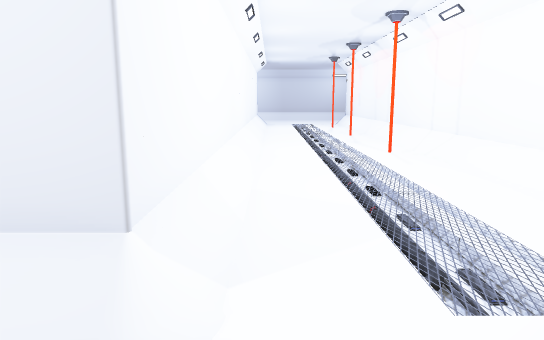
View 1 (above)

24 first-person views from a walk through a Unity game level. The camera is 1.5 m above the floor, tilts 10° down and sees 70° across. The floor is counted in squares, 1 m on a side. Each view is taken from the middle of a square. On the plan, view 1 faces up. The plan holds only what a view shows up to about 17 squares ahead; the rest is blank. The player is left out. Some surface patterns are stand-ins.

View 2
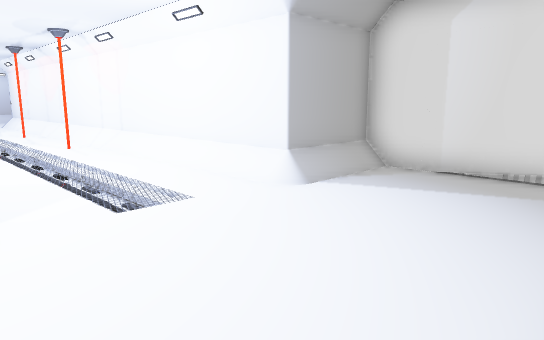

View 3
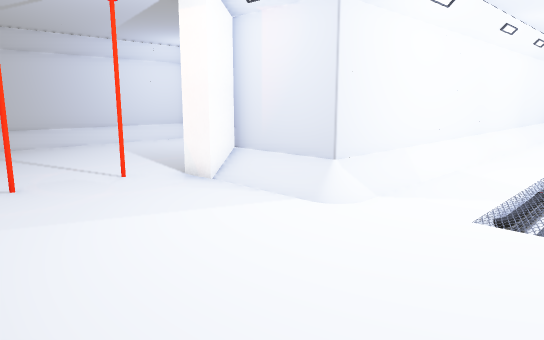

View 4
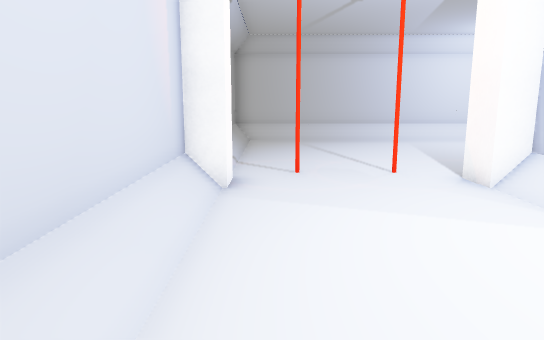

View 5
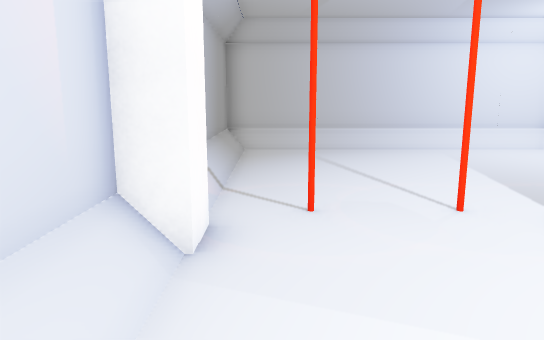

View 6
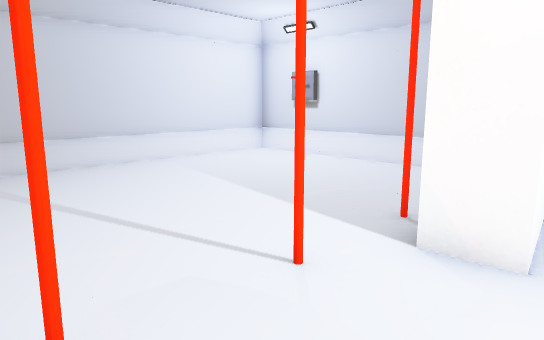

View 7
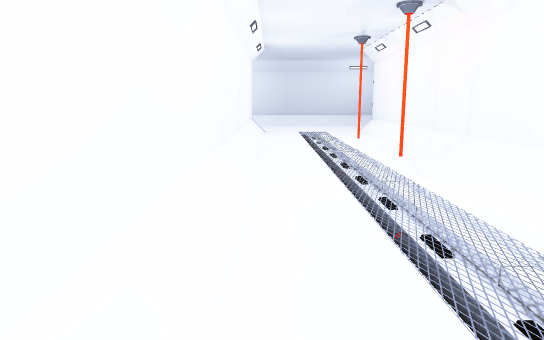

View 8
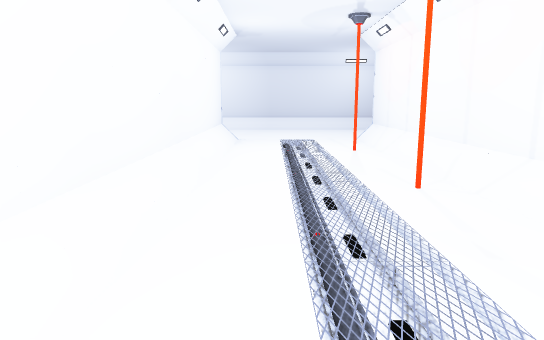

View 9
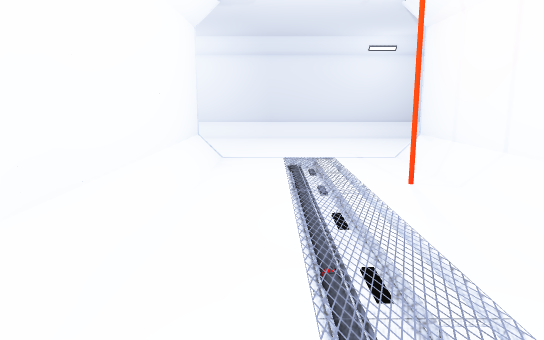

View 10
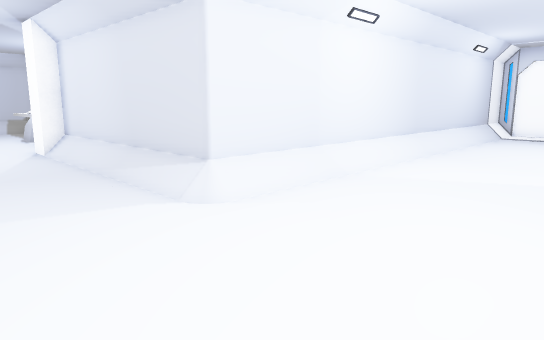

View 11
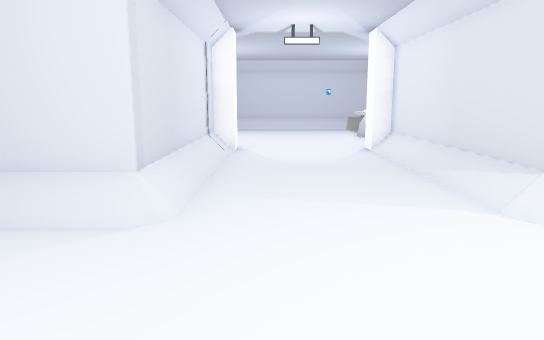

View 12
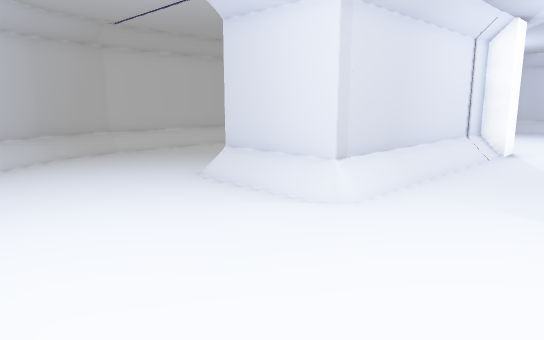

View 13
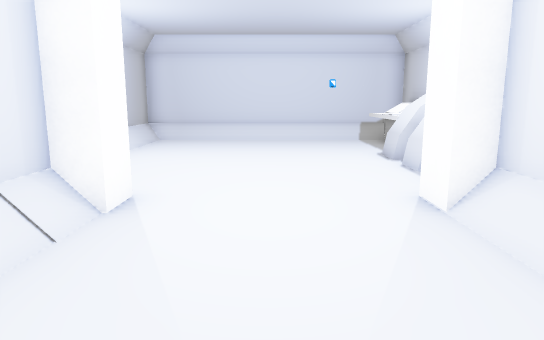

View 14
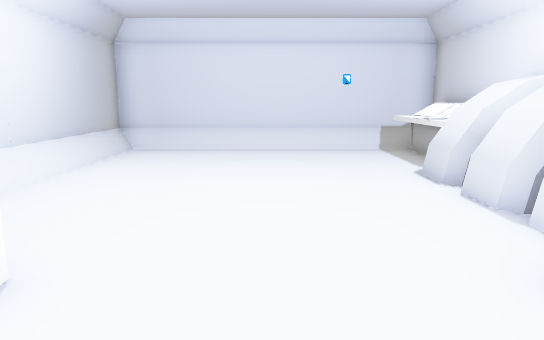

View 15
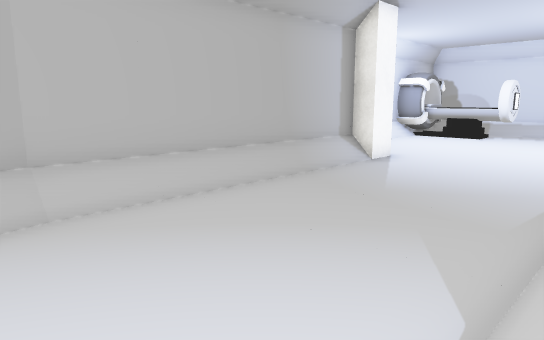

View 16
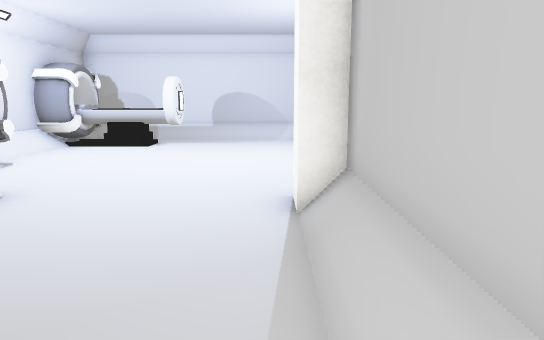

View 17
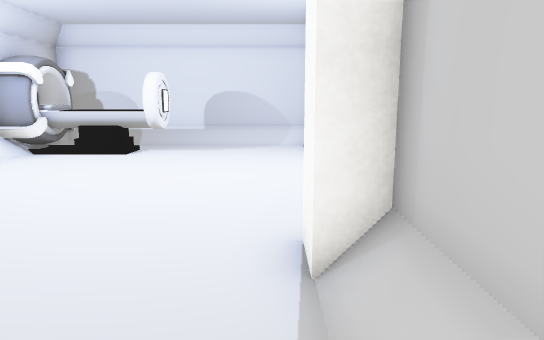

View 18
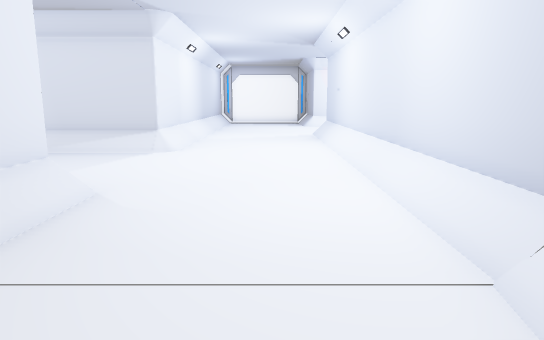

View 19
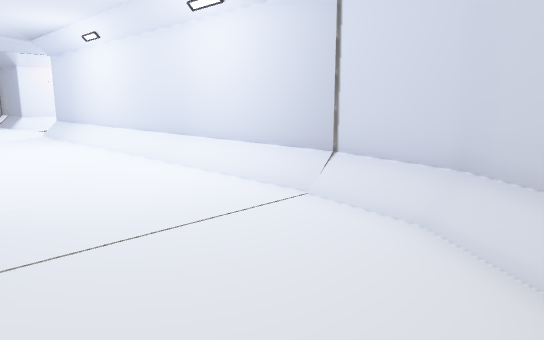

View 20
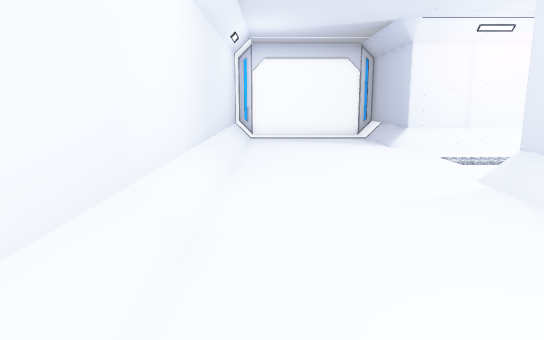

View 21
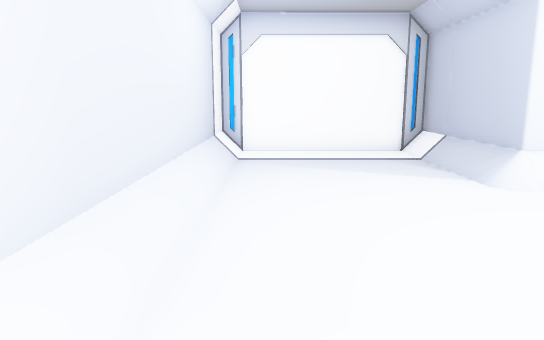

View 22
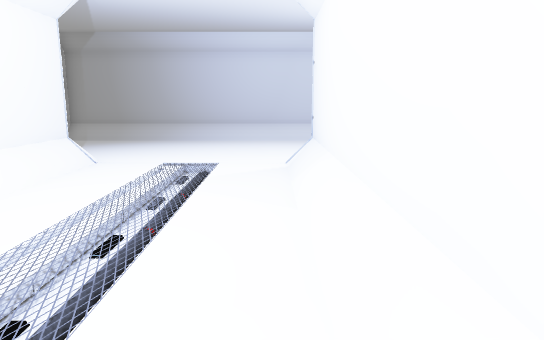

View 23
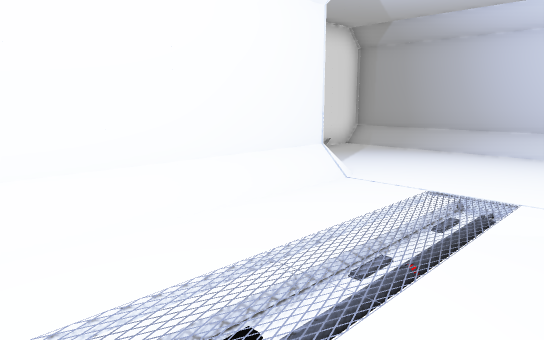

View 24
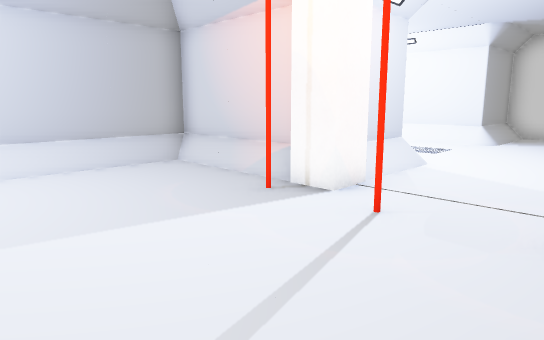

### Floor plan
Key: @ floor where view 1 was taken; # wall or solid block; . main floor; - floor 0.25 m lower than the main floor; / step, stairs or slope; C computer; O other object.
Columns run from 25 left of view 1 to 10 right of it. Each row starts with its distance up from view 1.
 51  ####################
 50  O......./#........C#
 49  OO OO.../#........CC
 48 OOOOOO.../#........CC
 47 #/......./#........C
 46 #/......./#........#
 45  O......./#........##
 44  O......./ ........#
 43   ......./ ........#
 42    ......   .......
 41    #.....#  #.....#
 40    #.....#  #.....#
 39    #.....#  #.....#
 38    #.....#  #.....#
 37    #.....#  #.....#
 36    #.....#  #.....#
 35    #.....   #.....#
 34    #.....   #.....#
 33    #.....####.....###############OO
 32    #.....////.....///////////////O O
 31    #/............................. O
 30    #/............................. O
 29    ##/............................ O
 28       /........................... O
 27       ##/////////////////.....///O O
 26        ##################..-..###OOO
 25                         #..-..#
 24                         #..-..#
 23                         #..-#.#
 22                         #..-..#
 21                         #..-..#
 20                         #..-..#
 19                         #..-..#
 18                         #..-..#
 17                         #..-..#
 16                         #..-..#
 15                         #..-..#
 14                         #..-..#
 13                         #..-..#
 12                         #..-..#
 11                         #..-..#
 10                         #..-..#
  9                         #..-..#
  8             ##########  #..-..#
  7             #////////#  #..-..#
  6             #........#  #..-..#
  5             #........#  #..-..#
  4             #........#  #..-..#
  3             #........####..-..####
  2             #........#///.....///#
  1             #.......#............#
  0             #............@.......#
 -1             #.......#............#
 -2             #....................#
 -3             #////////#///////////#
 -4             #####    #############

Positions as (right, up) in squares from view 1, and headings:
1: (0, 0), facing up
2: (-1, -3), facing up-right
3: (3, -3), facing up-left
4: (3, -2), facing left
5: (0, -2), facing left
6: (-3, -2), facing up-left
7: (0, 7), facing up
8: (1, 11), facing up
9: (1, 16), facing up
10: (-11, 27), facing up-right
11: (-11, 27), facing up
12: (-9, 27), facing up-left
13: (-10, 35), facing up
14: (-10, 38), facing up
15: (-16, 31), facing up-left
16: (-17, 35), facing up
17: (-17, 37), facing up
18: (-19, 29), facing right
19: (-20, 32), facing down-right
20: (-8, 31), facing right
21: (-2, 31), facing right
22: (0, 12), facing down
23: (0, 9), facing down-right
24: (-10, -2), facing up-right
